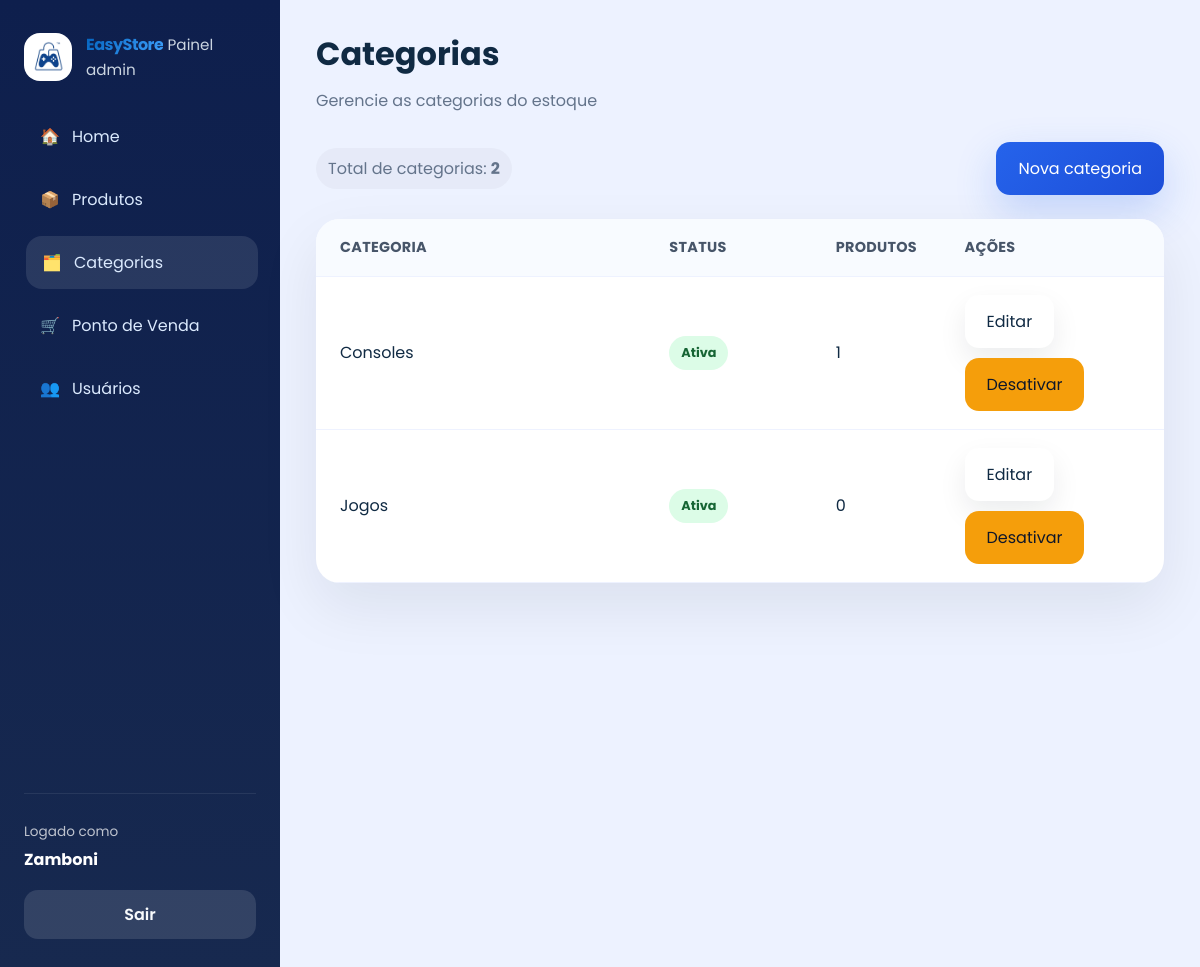
The app's page /categorias/ (signed in), older data.
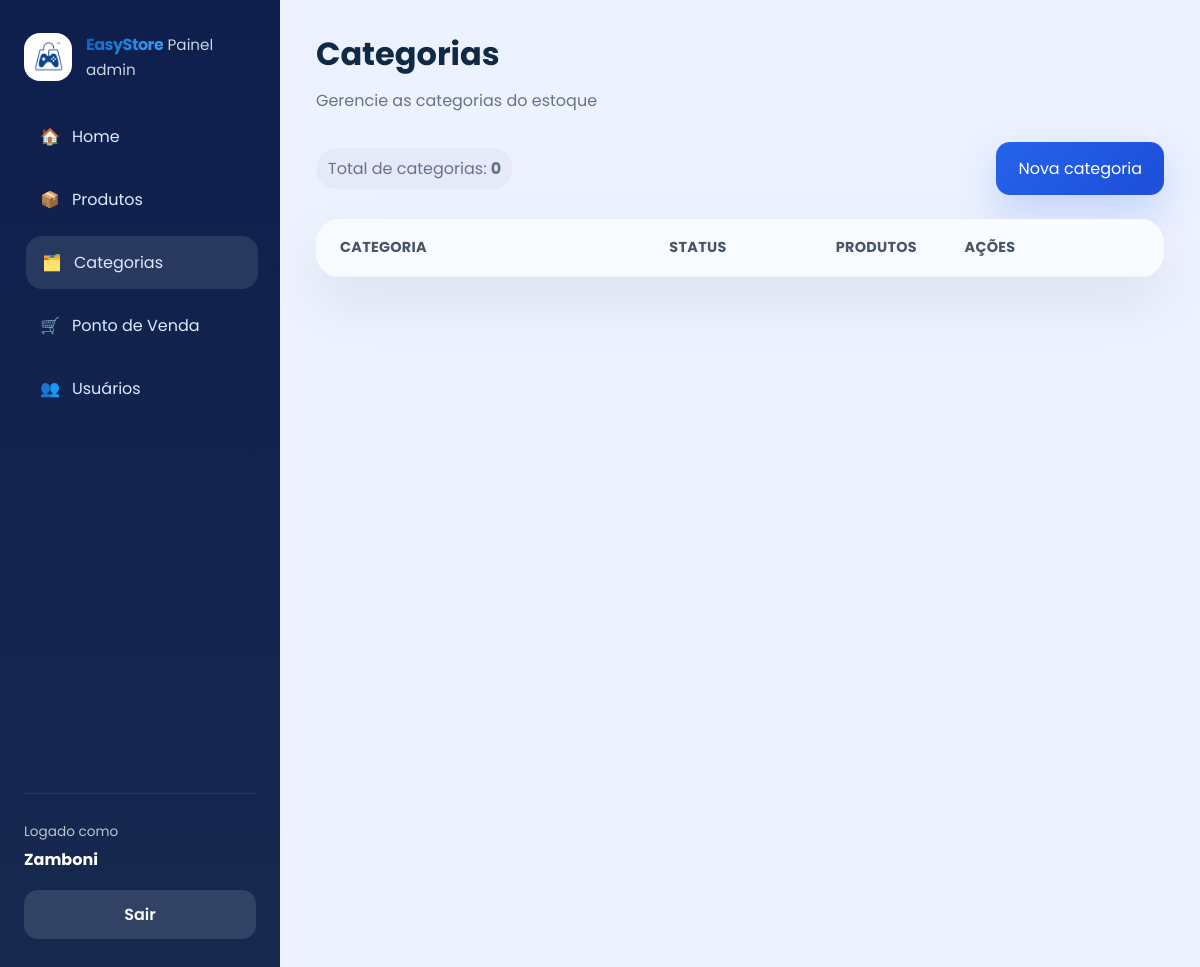
The same page, newer data.
### app/models/categoria.py (models this page shows)
class Categoria(Base):
    __tablename__ = "categorias"
    id = Column(Integer, primary_key=True, autoincrement=True, index=True)
    nome = Column(String(167), nullable=False, unique=True)
    descricao = Column(String(255), nullable=True)
    ativo = Column(Boolean, default=True)
    produtos = relationship("Produto", back_populates="categoria", lazy="select")

### app/controllers/categoria_controller.py (the view)
@router.get("/")
def listar_categorias(
    request: Request,
    db: Session = Depends(get_db),
    admin = Depends(get_admin)
):
    categorias = db.query(Categoria).order_by(Categoria.nome).all()
    return templates.TemplateResponse(
        request,
        "admin/categorias.html",
        {
            "request":      request,
            "usuario":      admin,
            "categorias":   categorias,
            "page_title":   "Categorias",
            "page_subtitle":"Gerencie as categorias do estoque",
            "css_path":     "css/admin.css",
            "active":       "categorias",
        }
    )

### app/templates/admin/categorias.html
{% extends "admin/base.html" %}
{% block content %}
<div class="table-actions">
  <div class="detail-pill">Total de categorias: <strong>{{ categorias|length }}</strong></div>
  <a href="/categorias/nova" class="btn btn-primary">Nova categoria</a>
</div>
<div class="table-card">
  <div class="table-row header">
    <div>Categoria</div>
    <div>Status</div>
    <div>Produtos</div>
    <div>Ações</div>
  </div>
  {% for categoria in categorias %}
  <div class="table-row">
    <div>{{ categoria.nome }}</div>
    <div><span class="status-badge {% if categoria.ativo %}active{% else %}inactive{% endif %}">{{ 'Ativa' if categoria.ativo else 'Inativa' }}</span></div>
    <div>{{ categoria.produtos|length }}</div>
    <div class="actions">
      <a href="/categorias/{{ categoria.id }}/editar" class="btn btn-secondary">Editar</a>
      <form action="/categorias/{{ categoria.id }}/toggle-ativo" method="post"><button type="submit" class="btn btn-warning">{% if categoria.ativo %}Desativar{% else %}Ativar{% endif %}</button></form>
    </div>
  </div>
  {% endfor %}
</div>
{% endblock %}

Row changes from the older to the newer data that the page shows:
removed Categoria: nome "Consoles", ativo "Ativa", produtos|length "1", shows "Desativar"
removed Categoria: nome "Jogos", ativo "Ativa", produtos|length "0", shows "Desativar"
Text that changed along with them:
{{ categorias|length }}: "2" → "0"
